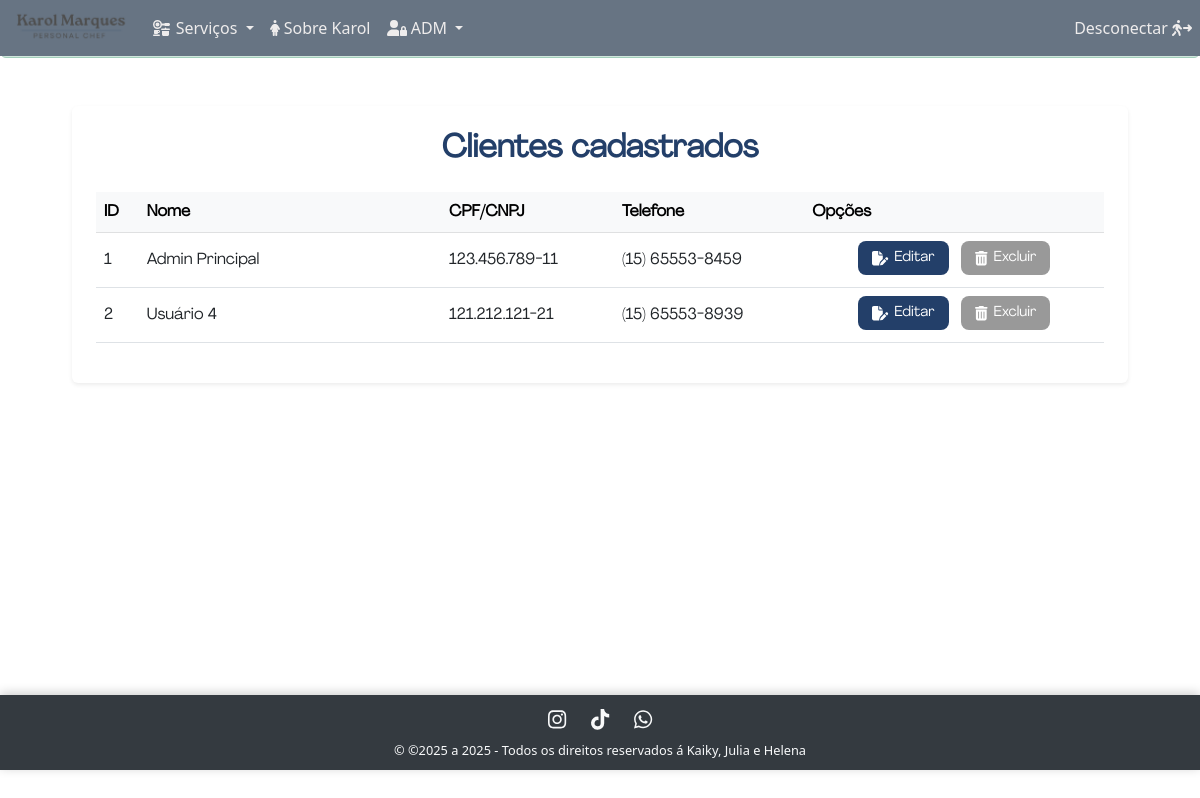
The page /admin/clientes/index.php (signed in) on the database its author committed.
### tables this page shows
CREATE TABLE tab_usuarios (
  id_user INT NOT NULL AUTO_INCREMENT PRIMARY KEY,
  name VARCHAR(50) NOT NULL,
  cpf_cnpj VARCHAR(14) NOT NULL,
  password VARCHAR(100) NOT NULL,
  telefone varchar(11) not null,
  UNIQUE KEY uq_usuarios_cpf_cnpj (cpf_cnpj)
);

### admin/clientes/functions.php (called while the page is built, shortened)
<?php
function index()
{
    $db = open_database();
    try {
        $stmt = $db->query('SELECT * FROM tab_usuarios');
        $usuarios = $stmt->fetchAll(PDO::FETCH_ASSOC);
    } catch (PDOException $e) {
        echo 'Erro ao listar clientes: ' . $e->getMessage();
    }
}

### inc/database.php (called while the page is built, shortened)
<?php
function formatacpfcnpj($cpf_cnpj)
{
    if (strlen($cpf_cnpj) === 11) {
        return substr($cpf_cnpj, 0, 3) . "." . substr($cpf_cnpj, 3, 3) . "." . substr($cpf_cnpj, 6, 3) . "-" . substr($cpf_cnpj, 9, 2);
    } elseif (strlen($cpf_cnpj) === 14) {
        return substr($cpf_cnpj, 0, 2) . "." . substr($cpf_cnpj, 2, 3) . "." . substr($cpf_cnpj, 5, 3) . "/" . substr($cpf_cnpj, 8, 4) . "-" . substr($cpf_cnpj, 12, 2);
    }
    return $cpf_cnpj;
}
function formataphone($phone)
{
    $phone = "(" . substr($phone, 0, 2) . ") " . substr($phone, 2, 5) . "-" . substr($phone, 7, 4);
    return $phone;
}

### admin/clientes/index.php (the view, shortened to what this page needs)
<?php
include('functions.php');
index();
?>
<?php if (!empty($_SESSION['message'])): ?>
    <div class="alert alert-<?php echo $_SESSION['type']; ?> alert-dismissible" role="alert">
    </div>
<?php endif; ?>
<div class="container container-wide agrandir mt-5 pb-5">
    <div class="card shadow-sm border-0 mt-5 p-4">
        <h2 class="page-title mb-4">Clientes cadastrados</h2>
        <div class="table-reponsive">
            <table class="table table-hover align-middle">
                <thead class="table-light" style="color: #233f69;">
                    <tr>
                        <th>ID</th>
                        <th width="30%">Nome</th>
                        <th>CPF/CNPJ</th>
                        <th>Telefone</th>
                        <th class="ms-1">Opções</th>
                    </tr>
                </thead>
                <tbody>
                    <?php if ($usuarios): ?>
                        <?php foreach ($usuarios as $usuario): ?>
                            <tr>
                                <td><?php echo $usuario['id_user']; ?></td>
                                <td><?php echo $usuario['name']; ?></td>
                                <td><?php echo formatacpfcnpj($usuario['cpf_cnpj']); ?></td>
                                <td><?php echo formataphone($usuario['telefone']); ?></td>
                                   <td class="text-center">
                                    <a href="edit.php?id_user=<?php echo $marmita['id_user']; ?>"
                                       class="btn-crud btn-edit mb-1">
                                       <i class="fa fa-file-pen"></i> Editar
                                    </a>
                                    <a href="#"
                                       class="btn-crud btn-delete"
                                       data-bs-toggle="modal"
                                       data-bs-target="#modal_clientes"
                                       data-id="<?php echo $usuario['id_user']; ?>">
                                       <i class="fa fa-trash-can"></i> Excluir
                                    </a>
                                </td>
                            </tr>
                        <?php endforeach; ?>
                    <?php else: ?>
                        <tr>
                            <td colspan="6">Nenhum registro encontrado.</td>
                        </tr>
                    <?php endif; ?>
                </tbody>
            </table>
        </div>
    </div>
</div>

### css/style.css (style rules this page uses)
body { margin-bottom: 30px; }
.agrandir { font-family: 'agrandir'; }
.container-wide { max-width: 90%; }
.btn-crud { border-radius: 8px; padding: 6px 14px; font-size: 0.9rem; font-weight: 500; display: inline-flex; align-items: center; justify-content: center; gap: 6px; transition: background-color 0.3s, transform 0.2s; text-decoration: none; margin: 0 4px; }
.btn-edit { background-color: #233f69; color: #fff; border: none; }
.btn-delete { background-color: #999; color: #fff; border: none; }
.page-title { text-align: center; color: #233f69; font-weight: 600; }
html, body { height: 100%; display: flex; flex-direction: column; }

### rows shown on the page
tab_usuarios: id_user "1", name "Admin Principal", cpf_cnpj "123.456.789-11", telefone "(15) 65553-8459"
tab_usuarios: id_user "2", name "Usuário 4", cpf_cnpj "121.212.121-21", telefone "(15) 65553-8939"

### other values the page prints
$data->format("Y") "2025"
